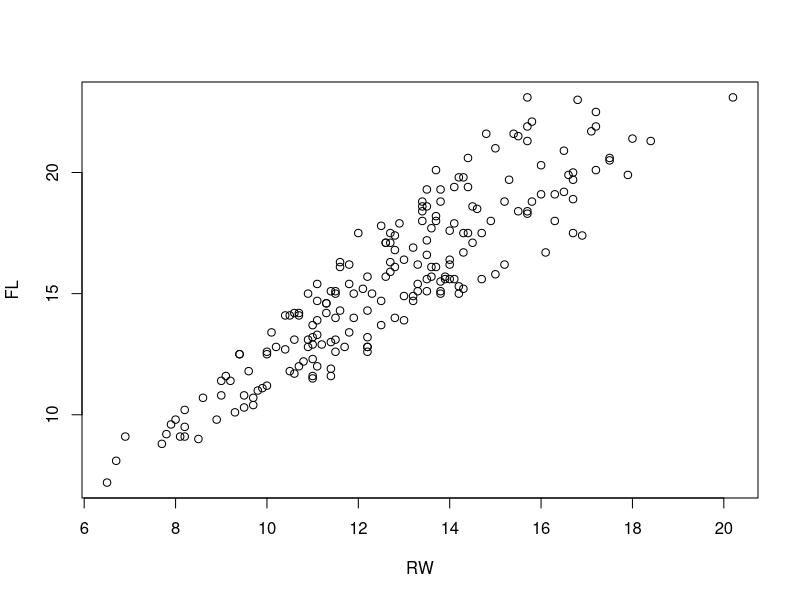
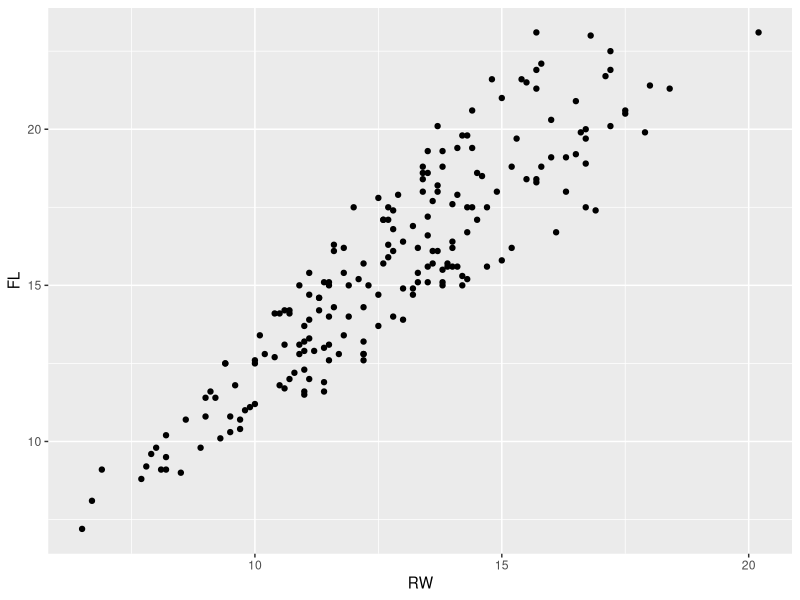
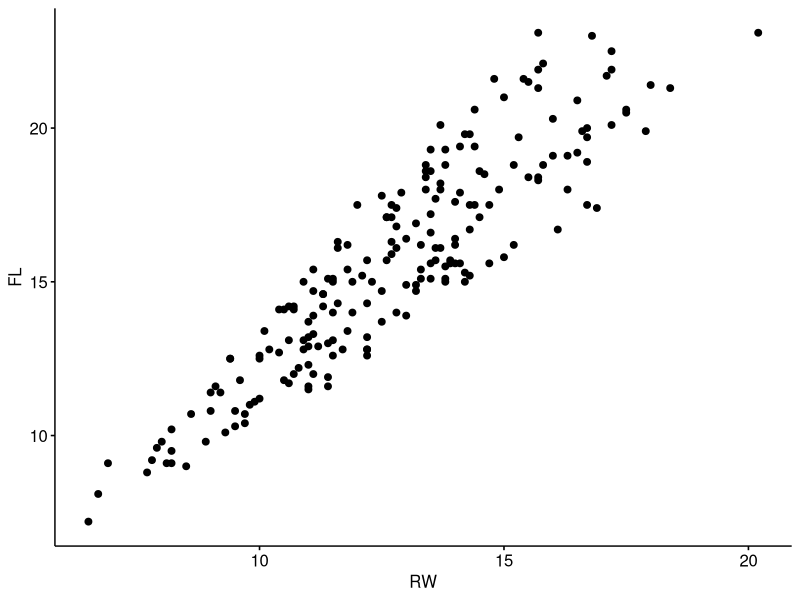
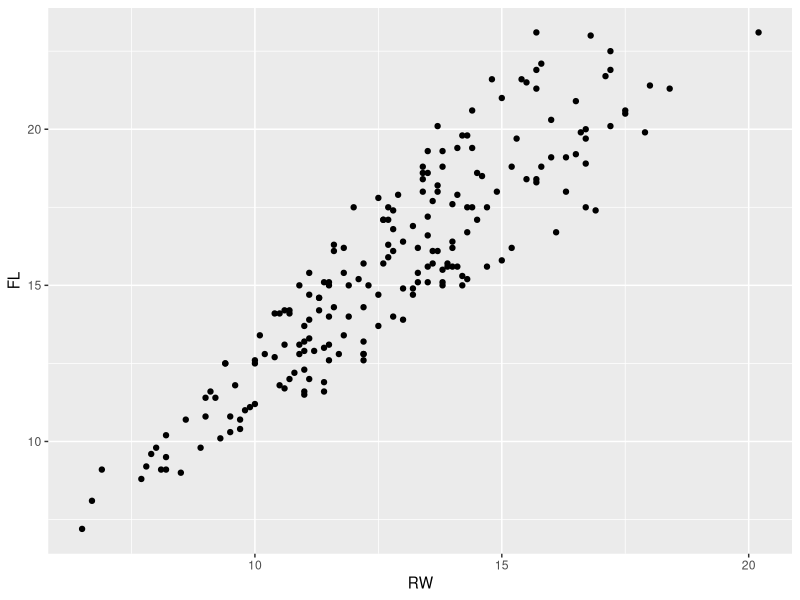

Write the R code that produced these figures, in order.
## ---- chunk 1
knitr::opts_chunk$set(warnings = FALSE, message = FALSE,fig.height = 3, fig.width = 5)
## ---- chunk 2
library(MASS)
## ---- chunk 3
data(crabs)
## ---- chunk 4
plot(FL ~ RW, data = crabs)
## ---- chunk 5
library(ggplot2)
## ---- chunk 6
qplot(y=FL,x= RW, data = crabs)
## ---- chunk 7
library(ggpubr)
## ---- chunk 8
ggscatter(data = crabs,y = "FL", x = "RW") # use quotes!
## ---- chunk 9
library(cowplot)
qplot(data = crabs, y = FL, x = RW)
